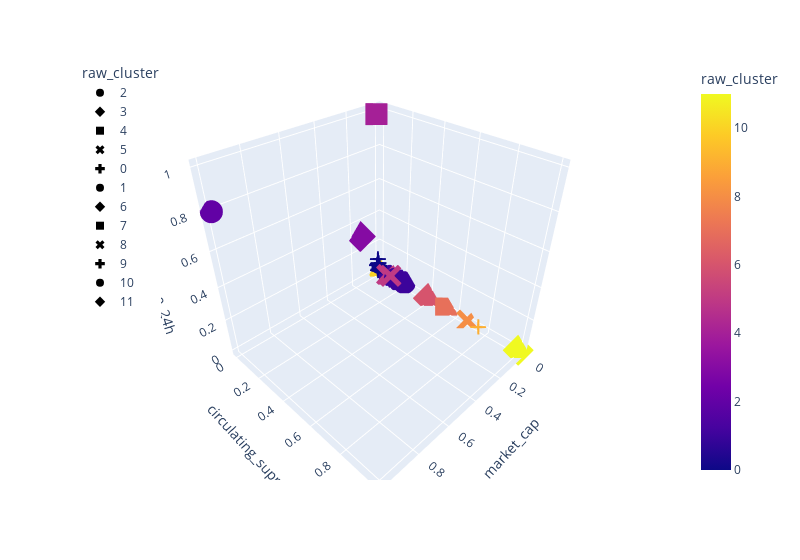

Notebook code for this chart:
### Code cell
fig = px.scatter_3d(
    test_mean,
    x="market_cap",
    y="circulating_suppy",
    z="volume_24h",
    hover_name=test_mean.index,
    hover_data=["price"],
    color="raw_cluster",
    symbol="raw_cluster",
#     size="TotalCoinSupply",
    width=800,
)
fig.update_layout(legend=dict(x=0, y=1))
fig.show()

### Figure 1 — Plotly figure (JSON) as saved in the notebook; plotly's stock layout.template omitted (floating-point values rounded to 4 significant figures; data arrays with more than 128 entries replaced by an {"elided": "..."} marker saying what was removed)
{"data": [{"customdata": [[1]], "hovertemplate": "<b>%{hovertext}</b><br><br>raw_cluster=%{marker.color}<br>market_cap=%{x}<br>circulating_suppy=%{y}<br>volume_24h=%{z}<br>price=%{customdata[0]}<extra></extra>", "hovertext": ["BTC"], "legendgroup": "2", "marker": {"color": [2], "coloraxis": "coloraxis", "symbol": "circle"}, "mode": "markers", "name": "2", "scene": "scene", "showlegend": true, "type": "scatter3d", "x": [1.0], "y": [5.882e-05], "z": [0.8007]}, {"customdata": [[0.0259]], "hovertemplate": "<b>%{hovertext}</b><br><br>raw_cluster=%{marker.color}<br>market_cap=%{x}<br>circulating_suppy=%{y}<br>volume_24h=%{z}<br>price=%{customdata[0]}<extra></extra>", "hovertext": ["ETH"], "legendgroup": "3", "marker": {"color": [3], "coloraxis": "coloraxis", "symbol": "diamond"}, "mode": "markers", "name": "3", "scene": "scene", "showlegend": true, "type": "scatter3d", "x": [0.157], "y": [0.000357], "z": [0.3152]}, {"customdata": [[0.0001085]], "hovertemplate": "<b>%{hovertext}</b><br><br>raw_cluster=%{marker.color}<br>market_cap=%{x}<br>circulating_suppy=%{y}<br>volume_24h=%{z}<br>price=%{customdata[0]}<extra></extra>", "hovertext": ["USDT"], "legendgroup": "4", "marker": {"color": [4], "coloraxis": "coloraxis", "symbol": "square"}, "mode": "markers", "name": "4", "scene": "scene", "showlegend": true, "type": "scatter3d", "x": [0.05399], "y": [0.02936], "z": [1]}, {"customdata": [[2.144e-05], [1.412e-05]], "hovertemplate": "<b>%{hovertext}</b><br><br>raw_cluster=%{marker.color}<br>market_cap=%{x}<br>circulating_suppy=%{y}<br>volume_24h=%{z}<br>price=%{customdata[0]}<extra></extra>", "hovertext": ["XRP", "ADA"], "legendgroup": "5", "marker": {"color": [5, 5], "coloraxis": "coloraxis", "symbol": "x"}, "mode": "markers", "name": "5", "scene": "scene", "showlegend": true, "type": "scatter3d", "x": [0.05139, 0.01977], "y": [0.1414, 0.08284], "z": [0.05431, 0.01539]}, {"customdata": {"elided": "183x1 float values"}, "hovertemplate": "<b>%{hovertext}</b><br><br>raw_cluster=%{marker.color}<br>market_cap=%{x}<br>circulating_suppy=%{y}<br>volume_24h=%{z}<br>price=%{customdata[0]}<extra></extra>", "hovertext": {"elided": "183 str values"}, "legendgroup": "0", "marker": {"color": {"elided": "183 int values"}, "coloraxis": "coloraxis", "symbol": "cross"}, "mode": "markers", "name": "0", "scene": "scene", "showlegend": true, "type": "scatter3d", "x": {"elided": "183 float values"}, "y": {"elided": "183 float values"}, "z": {"elided": "183 float values"}}, {"customdata": [[1.903e-06], [2.059e-06], [3.691e-07], [3.939e-07], [2.159e-07], [1.225e-07]], "hovertemplate": "<b>%{hovertext}</b><br><br>raw_cluster=%{marker.color}<br>market_cap=%{x}<br>circulating_suppy=%{y}<br>volume_24h=%{z}<br>price=%{customdata[0]}<extra></extra>", "hovertext": ["TRX", "VET", "SC", "FXC", "DX", "RDD"], "legendgroup": "1", "marker": {"color": [1, 1, 1, 1, 1, 1], "coloraxis": "coloraxis", "symbol": "circle"}, "mode": "markers", "name": "1", "scene": "scene", "showlegend": true, "type": "scatter3d", "x": [0.00681, 0.006115, 0.0007521, 0.0005137, 0.0005038, 0.0001005], "y": [0.213, 0.1772, 0.1336, 0.09045, 0.1597, 0.09206], "z": [0.01928, 0.01211, 0.0003273, 4.778e-06, 1.527e-05, 0]}, {"customdata": [[3.28e-07]], "hovertemplate": "<b>%{hovertext}</b><br><br>raw_cluster=%{marker.color}<br>market_cap=%{x}<br>circulating_suppy=%{y}<br>volume_24h=%{z}<br>price=%{customdata[0]}<extra></extra>", "hovertext": ["DOGE"], "legendgroup": "6", "marker": {"color": [6], "coloraxis": "coloraxis", "symbol": "diamond"}, "mode": "markers", "name": "6", "scene": "scene", "showlegend": true, "type": "scatter3d", "x": [0.002183], "y": [0.4007], "z": [0.003562]}, {"customdata": [[6.831e-08]], "hovertemplate": "<b>%{hovertext}</b><br><br>raw_cluster=%{marker.color}<br>market_cap=%{x}<br>circulating_suppy=%{y}<br>volume_24h=%{z}<br>price=%{customdata[0]}<extra></extra>", "hovertext": ["HOT"], "legendgroup": "7", "marker": {"color": [7], "coloraxis": "coloraxis", "symbol": "square"}, "mode": "markers", "name": "7", "scene": "scene", "showlegend": true, "type": "scatter3d", "x": [0.0005821], "y": [0.5289], "z": [0.0003871]}, {"customdata": [[3.535e-08]], "hovertemplate": "<b>%{hovertext}</b><br><br>raw_cluster=%{marker.color}<br>market_cap=%{x}<br>circulating_suppy=%{y}<br>volume_24h=%{z}<br>price=%{customdata[0]}<extra></extra>", "hovertext": ["BTT"], "legendgroup": "8", "marker": {"color": [8], "coloraxis": "coloraxis", "symbol": "x"}, "mode": "markers", "name": "8", "scene": "scene", "showlegend": true, "type": "scatter3d", "x": [0.0003961], "y": [0.6781], "z": [0.001099]}, {"customdata": [[1.49e-08]], "hovertemplate": "<b>%{hovertext}</b><br><br>raw_cluster=%{marker.color}<br>market_cap=%{x}<br>circulating_suppy=%{y}<br>volume_24h=%{z}<br>price=%{customdata[0]}<extra></extra>", "hovertext": ["NPXS"], "legendgroup": "9", "marker": {"color": [9], "coloraxis": "coloraxis", "symbol": "cross"}, "mode": "markers", "name": "9", "scene": "scene", "showlegend": true, "type": "scatter3d", "x": [0.0001891], "y": [0.751], "z": [0.0001232]}, {"customdata": [[0.196]], "hovertemplate": "<b>%{hovertext}</b><br><br>raw_cluster=%{marker.color}<br>market_cap=%{x}<br>circulating_suppy=%{y}<br>volume_24h=%{z}<br>price=%{customdata[0]}<extra></extra>", "hovertext": ["PAXG"], "legendgroup": "10", "marker": {"color": [10], "coloraxis": "coloraxis", "symbol": "circle"}, "mode": "markers", "name": "10", "scene": "scene", "showlegend": true, "type": "scatter3d", "x": [0.0001545], "y": [0], "z": [4.099e-05]}, {"customdata": [[0]], "hovertemplate": "<b>%{hovertext}</b><br><br>raw_cluster=%{marker.color}<br>market_cap=%{x}<br>circulating_suppy=%{y}<br>volume_24h=%{z}<br>price=%{customdata[0]}<extra></extra>", "hovertext": ["WIN"], "legendgroup": "11", "marker": {"color": [11], "coloraxis": "coloraxis", "symbol": "diamond"}, "mode": "markers", "name": "11", "scene": "scene", "showlegend": true, "type": "scatter3d", "x": [3.311e-05], "y": [1], "z": [6.686e-05]}], "layout": {"coloraxis": {"colorbar": {"title": {"text": "raw_cluster"}}, "colorscale": [[0, "#0d0887"], [0.1111, "#46039f"], [0.2222, "#7201a8"], [0.3333, "#9c179e"], [0.4444, "#bd3786"], [0.5556, "#d8576b"], [0.6667, "#ed7953"], [0.7778, "#fb9f3a"], [0.8889, "#fdca26"], [1, "#f0f921"]]}, "legend": {"title": {"text": "raw_cluster"}, "tracegroupgap": 0, "x": 0, "y": 1}, "margin": {"t": 60}, "scene": {"domain": {"x": [0, 1], "y": [0, 1]}, "xaxis": {"title": {"text": "market_cap"}}, "yaxis": {"title": {"text": "circulating_suppy"}}, "zaxis": {"title": {"text": "volume_24h"}}}, "width": 800}}
